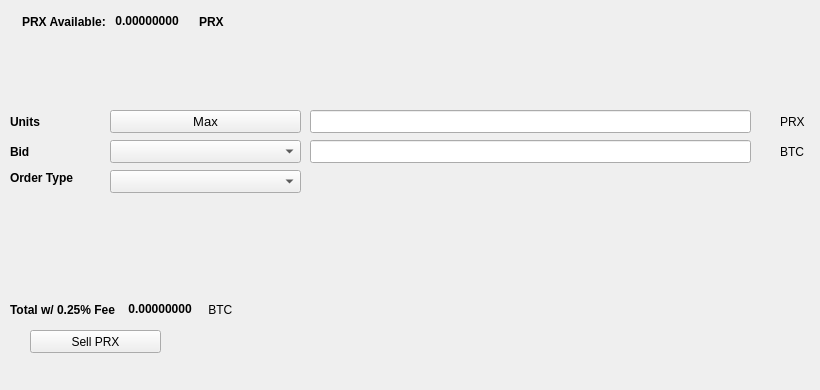
   <widget class="QWidget" name="SellTab">
    <attribute name="title">
     <string>Sell</string>
    </attribute>
    <widget class="QLabel" name="label_16">
     <property name="geometry">
      <rect>
       <x>780</x>
       <y>140</y>
       <width>31</width>
       <height>23</height>
      </rect>
     </property>
     <property name="text">
      <string>BTC</string>
     </property>
    </widget>
    <widget class="QComboBox" name="SellBidcomboBox">
     <property name="geometry">
      <rect>
       <x>110</x>
       <y>140</y>
       <width>191</width>
       <height>23</height>
      </rect>
     </property>
     <property name="font">
      <font>
       <pointsize>10</pointsize>
      </font>
     </property>
    </widget>
    <widget class="QLabel" name="label_18">
     <property name="geometry">
      <rect>
       <x>10</x>
       <y>110</y>
       <width>46</width>
       <height>23</height>
      </rect>
     </property>
     <property name="font">
      <font>
       <weight>75</weight>
       <bold>true</bold>
      </font>
     </property>
     <property name="text">
      <string>Units</string>
     </property>
    </widget>
    <widget class="QPushButton" name="Sell_Max_Amount">
     <property name="geometry">
      <rect>
       <x>110</x>
       <y>110</y>
       <width>191</width>
       <height>23</height>
      </rect>
     </property>
     <property name="font">
      <font>
       <pointsize>10</pointsize>
      </font>
     </property>
     <property name="text">
      <string>Max</string>
     </property>
    </widget>
    <widget class="QLabel" name="label_20">
     <property name="geometry">
      <rect>
       <x>10</x>
       <y>170</y>
       <width>91</width>
       <height>16</height>
      </rect>
     </property>
     <property name="font">
      <font>
       <weight>75</weight>
       <bold>true</bold>
      </font>
     </property>
     <property name="text">
      <string>Order Type</string>
     </property>
    </widget>
    <widget class="QComboBox" name="SellOrdertypeCombo">
     <property name="geometry">
      <rect>
       <x>110</x>
       <y>170</y>
       <width>191</width>
       <height>23</height>
      </rect>
     </property>
     <property name="font">
      <font>
       <pointsize>10</pointsize>
      </font>
     </property>
    </widget>
    <widget class="QLabel" name="label_21">
     <property name="geometry">
      <rect>
       <x>10</x>
       <y>140</y>
       <width>46</width>
       <height>23</height>
      </rect>
     </property>
     <property name="font">
      <font>
       <weight>75</weight>
       <bold>true</bold>
      </font>
     </property>
     <property name="text">
      <string>Bid</string>
     </property>
    </widget>
    <widget class="QLabel" name="label_22">
     <property name="geometry">
      <rect>
       <x>780</x>
       <y>110</y>
       <width>31</width>
       <height>23</height>
      </rect>
     </property>
     <property name="text">
      <string>PRX</string>
     </property>
    </widget>
    <widget class="QLineEdit" name="UnitsInputPRX">
     <property name="geometry">
      <rect>
       <x>310</x>
       <y>110</y>
       <width>441</width>
       <height>23</height>
      </rect>
     </property>
     <property name="font">
      <font>
       <pointsize>9</pointsize>
       <weight>75</weight>
       <bold>true</bold>
      </font>
     </property>
    </widget>
    <widget class="QLineEdit" name="SellBidPriceEdit">
     <property name="geometry">
      <rect>
       <x>310</x>
       <y>140</y>
       <width>441</width>
       <height>23</height>
      </rect>
     </property>
     <property name="font">
      <font>
       <pointsize>9</pointsize>
       <weight>75</weight>
       <bold>true</bold>
      </font>
     </property>
    </widget>
    <widget class="QPushButton" name="SellPRXBTN">
     <property name="geometry">
      <rect>
       <x>30</x>
       <y>330</y>
       <width>131</width>
       <height>23</height>
      </rect>
     </property>
     <property name="text">
      <string>Sell PRX</string>
     </property>
     <property name="icon">
      <iconset resource="../prius">
       <normaloff>:/icons/bitcoin</normaloff>:/icons/bitcoin</iconset>
     </property>
    </widget>
    <widget class="QWidget" name="layoutWidget3">
     <property name="geometry">
      <rect>
       <x>22</x>
       <y>12</y>
       <width>258</width>
       <height>19</height>
      </rect>
     </property>
     <layout class="QHBoxLayout" name="horizontalLayout">
      <item>
       <widget class="QLabel" name="label232_2">
        <property name="font">
         <font>
          <weight>75</weight>
          <bold>true</bold>
         </font>
        </property>
        <property name="text">
         <string>PRX Available:</string>
        </property>
       </widget>
      </item>
      <item>
       <widget class="QLabel" name="PRXAvailableLabel">
        <property name="palette">
         <palette>
          <active>
           <colorrole role="WindowText">
            <brush brushstyle="SolidPattern">
             <color alpha="255">
              <red>0</red>
              <green>0</green>
              <blue>0</blue>
             </color>
            </brush>
           </colorrole>
           <colorrole role="Button">
            <brush brushstyle="SolidPattern">
             <color alpha="255">
              <red>0</red>
              <green>170</green>
              <blue>0</blue>
             </color>
            </brush>
           </colorrole>
           <colorrole role="Light">
            <brush brushstyle="SolidPattern">
             <color alpha="255">
              <red>0</red>
              <green>255</green>
              <blue>0</blue>
             </color>
            </brush>
           </colorrole>
           <colorrole role="Midlight">
            <brush brushstyle="SolidPattern">
             <color alpha="255">
              <red>0</red>
              <green>212</green>
              <blue>0</blue>
             </color>
            </brush>
           </colorrole>
           <colorrole role="Dark">
            <brush brushstyle="SolidPattern">
             <color alpha="255">
              <red>0</red>
              <green>85</green>
              <blue>0</blue>
             </color>
            </brush>
           </colorrole>
           <colorrole role="Mid">
            <brush brushstyle="SolidPattern">
             <color alpha="255">
              <red>0</red>
              <green>113</green>
              <blue>0</blue>
             </color>
            </brush>
           </colorrole>
           <colorrole role="Text">
            <brush brushstyle="SolidPattern">
             <color alpha="255">
              <red>0</red>
              <green>170</green>
              <blue>0</blue>
             </color>
            </brush>
           </colorrole>
           <colorrole role="BrightText">
            <brush brushstyle="SolidPattern">
             <color alpha="255">
              <red>255</red>
              <green>255</green>
              <blue>255</blue>
             </color>
            </brush>
           </colorrole>
           <colorrole role="ButtonText">
            <brush brushstyle="SolidPattern">
             <color alpha="255">
              <red>0</red>
              <green>0</green>
              <blue>0</blue>
             </color>
            </brush>
           </colorrole>
           <colorrole role="Base">
            <brush brushstyle="SolidPattern">
             <color alpha="255">
              <red>255</red>
              <green>255</green>
              <blue>255</blue>
             </color>
            </brush>
           </colorrole>
           <colorrole role="Window">
            <brush brushstyle="SolidPattern">
             <color alpha="255">
              <red>0</red>
              <green>170</green>
              <blue>0</blue>
             </color>
            </brush>
           </colorrole>
           <colorrole role="Shadow">
            <brush brushstyle="SolidPattern">
             <color alpha="255">
              <red>0</red>
              <green>0</green>
              <blue>0</blue>
             </color>
            </brush>
           </colorrole>
           <colorrole role="AlternateBase">
            <brush brushstyle="SolidPattern">
             <color alpha="255">
              <red>127</red>
              <green>212</green>
              <blue>127</blue>
             </color>
            </brush>
           </colorrole>
           <colorrole role="ToolTipBase">
            <brush brushstyle="SolidPattern">
             <color alpha="255">
              <red>255</red>
              <green>255</green>
              <blue>220</blue>
             </color>
            </brush>
           </colorrole>
           <colorrole role="ToolTipText">
            <brush brushstyle="SolidPattern">
             <color alpha="255">
              <red>0</red>
              <green>0</green>
              <blue>0</blue>
             </color>
            </brush>
           </colorrole>
          </active>
          <inactive>
           <colorrole role="WindowText">
            <brush brushstyle="SolidPattern">
             <color alpha="255">
              <red>0</red>
              <green>0</green>
              <blue>0</blue>
             </color>
            </brush>
           </colorrole>
           <colorrole role="Button">
            <brush brushstyle="SolidPattern">
             <color alpha="255">
              <red>0</red>
              <green>170</green>
              <blue>0</blue>
             </color>
            </brush>
           </colorrole>
           <colorrole role="Light">
            <brush brushstyle="SolidPattern">
             <color alpha="255">
              <red>0</red>
              <green>255</green>
              <blue>0</blue>
             </color>
            </brush>
           </colorrole>
           <colorrole role="Midlight">
            <brush brushstyle="SolidPattern">
             <color alpha="255">
              <red>0</red>
              <green>212</green>
              <blue>0</blue>
             </color>
            </brush>
           </colorrole>
           <colorrole role="Dark">
            <brush brushstyle="SolidPattern">
             <color alpha="255">
              <red>0</red>
              <green>85</green>
              <blue>0</blue>
             </color>
            </brush>
           </colorrole>
           <colorrole role="Mid">
            <brush brushstyle="SolidPattern">
             <color alpha="255">
              <red>0</red>
              <green>113</green>
              <blue>0</blue>
             </color>
            </brush>
           </colorrole>
           <colorrole role="Text">
            <brush brushstyle="SolidPattern">
             <color alpha="255">
              <red>0</red>
              <green>170</green>
              <blue>0</blue>
             </color>
            </brush>
           </colorrole>
           <colorrole role="BrightText">
            <brush brushstyle="SolidPattern">
             <color alpha="255">
              <red>255</red>
              <green>255</green>
              <blue>255</blue>
             </color>
            </brush>
           </colorrole>
           <colorrole role="ButtonText">
            <brush brushstyle="SolidPattern">
             <color alpha="255">
              <red>0</red>
              <green>0</green>
              <blue>0</blue>
             </color>
            </brush>
           </colorrole>
           <colorrole role="Base">
            <brush brushstyle="SolidPattern">
             <color alpha="255">
              <red>255</red>
              <green>255</green>
              <blue>255</blue>
             </color>
            </brush>
           </colorrole>
           <colorrole role="Window">
            <brush brushstyle="SolidPattern">
             <color alpha="255">
              <red>0</red>
              <green>170</green>
              <blue>0</blue>
             </color>
            </brush>
           </colorrole>
           <colorrole role="Shadow">
            <brush brushstyle="SolidPattern">
             <color alpha="255">
              <red>0</red>
              <green>0</green>
              <blue>0</blue>
             </color>
            </brush>
           </colorrole>
           <colorrole role="AlternateBase">
            <brush brushstyle="SolidPattern">
             <color alpha="255">
              <red>127</red>
              <green>212</green>
              <blue>127</blue>
             </color>
            </brush>
           </colorrole>
           <colorrole role="ToolTipBase">
            <brush brushstyle="SolidPattern">
             <color alpha="255">
              <red>255</red>
              <green>255</green>
              <blue>220</blue>
             </color>
            </brush>
           </colorrole>
           <colorrole role="ToolTipText">
            <brush brushstyle="SolidPattern">
             <color alpha="255">
              <red>0</red>
              <green>0</green>
              <blue>0</blue>
             </color>
            </brush>
           </colorrole>
          </inactive>
          <disabled>
           <colorrole role="WindowText">
            <brush brushstyle="SolidPattern">
             <color alpha="255">
              <red>0</red>
              <green>85</green>
              <blue>0</blue>
             </color>
            </brush>
           </colorrole>
           <colorrole role="Button">
            <brush brushstyle="SolidPattern">
             <color alpha="255">
              <red>0</red>
              <green>170</green>
              <blue>0</blue>
             </color>
            </brush>
           </colorrole>
           <colorrole role="Light">
            <brush brushstyle="SolidPattern">
             <color alpha="255">
              <red>0</red>
              <green>255</green>
              <blue>0</blue>
             </color>
            </brush>
           </colorrole>
           <colorrole role="Midlight">
            <brush brushstyle="SolidPattern">
             <color alpha="255">
              <red>0</red>
              <green>212</green>
              <blue>0</blue>
             </color>
            </brush>
           </colorrole>
           <colorrole role="Dark">
            <brush brushstyle="SolidPattern">
             <color alpha="255">
              <red>0</red>
              <green>85</green>
              <blue>0</blue>
             </color>
            </brush>
           </colorrole>
           <colorrole role="Mid">
            <brush brushstyle="SolidPattern">
             <color alpha="255">
              <red>0</red>
              <green>113</green>
              <blue>0</blue>
             </color>
            </brush>
           </colorrole>
           <colorrole role="Text">
            <brush brushstyle="SolidPattern">
             <color alpha="255">
              <red>0</red>
              <green>85</green>
              <blue>0</blue>
             </color>
            </brush>
           </colorrole>
           <colorrole role="BrightText">
            <brush brushstyle="SolidPattern">
             <color alpha="255">
              <red>255</red>
              <green>255</green>
              <blue>255</blue>
             </color>
            </brush>
           </colorrole>
           <colorrole role="ButtonText">
            <brush brushstyle="SolidPattern">
             <color alpha="255">
              <red>0</red>
              <green>85</green>
              <blue>0</blue>
             </color>
            </brush>
           </colorrole>
           <colorrole role="Base">
            <brush brushstyle="SolidPattern">
             <color alpha="255">
              <red>0</red>
              <green>170</green>
              <blue>0</blue>
             </color>
            </brush>
           </colorrole>
           <colorrole role="Window">
            <brush brushstyle="SolidPattern">
             <color alpha="255">
              <red>0</red>
              <green>170</green>
              <blue>0</blue>
             </color>
            </brush>
           </colorrole>
           <colorrole role="Shadow">
            <brush brushstyle="SolidPattern">
             <color alpha="255">
              <red>0</red>
              <green>0</green>
              <blue>0</blue>
             </color>
            </brush>
           </colorrole>
           <colorrole role="AlternateBase">
            <brush brushstyle="SolidPattern">
             <color alpha="255">
              <red>0</red>
              <green>170</green>
              <blue>0</blue>
             </color>
            </brush>
           </colorrole>
           <colorrole role="ToolTipBase">
            <brush brushstyle="SolidPattern">
             <color alpha="255">
              <red>255</red>
              <green>255</green>
              <blue>220</blue>
             </color>
            </brush>
           </colorrole>
           <colorrole role="ToolTipText">
            <brush brushstyle="SolidPattern">
             <color alpha="255">
              <red>0</red>
              <green>0</green>
              <blue>0</blue>
             </color>
            </brush>
           </colorrole>
          </disabled>
         </palette>
        </property>
        <property name="font">
         <font>
          <weight>75</weight>
          <bold>true</bold>
         </font>
        </property>
        <property name="text">
         <string> 0.00000000 </string>
        </property>
        <property name="textInteractionFlags">
         <set>Qt::LinksAccessibleByMouse|Qt::TextSelectableByKeyboard|Qt::TextSelectableByMouse</set>
        </property>
       </widget>
      </item>
      <item>
       <widget class="QLabel" name="labelPRX">
        <property name="font">
         <font>
          <weight>75</weight>
          <bold>true</bold>
         </font>
        </property>
        <property name="text">
         <string>PRX</string>
        </property>
       </widget>
      </item>
     </layout>
    </widget>
    <widget class="QWidget" name="layoutWidget">
     <property name="geometry">
      <rect>
       <x>10</x>
       <y>300</y>
       <width>268</width>
       <height>19</height>
      </rect>
     </property>
     <layout class="QHBoxLayout" name="horizontalLayout_2">
      <item>
       <widget class="QLabel" name="label_19">
        <property name="font">
         <font>
          <weight>75</weight>
          <bold>true</bold>
         </font>
        </property>
        <property name="text">
         <string>Total w/ 0.25% Fee </string>
        </property>
       </widget>
      </item>
      <item>
       <widget class="QLabel" name="SellCostLabel">
        <property name="palette">
         <palette>
          <active>
           <colorrole role="WindowText">
            <brush brushstyle="SolidPattern">
             <color alpha="255">
              <red>0</red>
              <green>0</green>
              <blue>0</blue>
             </color>
            </brush>
           </colorrole>
           <colorrole role="Button">
            <brush brushstyle="SolidPattern">
             <color alpha="255">
              <red>0</red>
              <green>170</green>
              <blue>0</blue>
             </color>
            </brush>
           </colorrole>
           <colorrole role="Light">
            <brush brushstyle="SolidPattern">
             <color alpha="255">
              <red>0</red>
              <green>255</green>
              <blue>0</blue>
             </color>
            </brush>
           </colorrole>
           <colorrole role="Midlight">
            <brush brushstyle="SolidPattern">
             <color alpha="255">
              <red>0</red>
              <green>212</green>
              <blue>0</blue>
             </color>
            </brush>
           </colorrole>
           <colorrole role="Dark">
            <brush brushstyle="SolidPattern">
             <color alpha="255">
              <red>0</red>
              <green>85</green>
              <blue>0</blue>
             </color>
            </brush>
           </colorrole>
           <colorrole role="Mid">
            <brush brushstyle="SolidPattern">
             <color alpha="255">
              <red>0</red>
              <green>113</green>
              <blue>0</blue>
             </color>
            </brush>
           </colorrole>
           <colorrole role="Text">
            <brush brushstyle="SolidPattern">
             <color alpha="255">
              <red>0</red>
              <green>170</green>
              <blue>0</blue>
             </color>
            </brush>
           </colorrole>
           <colorrole role="BrightText">
            <brush brushstyle="SolidPattern">
             <color alpha="255">
              <red>255</red>
              <green>255</green>
              <blue>255</blue>
             </color>
            </brush>
           </colorrole>
           <colorrole role="ButtonText">
            <brush brushstyle="SolidPattern">
             <color alpha="255">
              <red>0</red>
              <green>0</green>
              <blue>0</blue>
             </color>
            </brush>
           </colorrole>
           <colorrole role="Base">
            <brush brushstyle="SolidPattern">
             <color alpha="255">
              <red>255</red>
              <green>255</green>
              <blue>255</blue>
             </color>
            </brush>
           </colorrole>
           <colorrole role="Window">
            <brush brushstyle="SolidPattern">
             <color alpha="255">
              <red>0</red>
              <green>170</green>
              <blue>0</blue>
             </color>
            </brush>
           </colorrole>
           <colorrole role="Shadow">
            <brush brushstyle="SolidPattern">
             <color alpha="255">
              <red>0</red>
              <green>0</green>
              <blue>0</blue>
             </color>
            </brush>
           </colorrole>
           <colorrole role="AlternateBase">
            <brush brushstyle="SolidPattern">
             <color alpha="255">
              <red>127</red>
              <green>212</green>
              <blue>127</blue>
             </color>
            </brush>
           </colorrole>
           <colorrole role="ToolTipBase">
            <brush brushstyle="SolidPattern">
             <color alpha="255">
              <red>255</red>
              <green>255</green>
              <blue>220</blue>
             </color>
            </brush>
           </colorrole>
           <colorrole role="ToolTipText">
            <brush brushstyle="SolidPattern">
             <color alpha="255">
              <red>0</red>
              <green>0</green>
              <blue>0</blue>
             </color>
            </brush>
           </colorrole>
          </active>
          <inactive>
           <colorrole role="WindowText">
            <brush brushstyle="SolidPattern">
             <color alpha="255">
              <red>0</red>
              <green>0</green>
              <blue>0</blue>
             </color>
            </brush>
           </colorrole>
           <colorrole role="Button">
            <brush brushstyle="SolidPattern">
             <color alpha="255">
              <red>0</red>
              <green>170</green>
              <blue>0</blue>
             </color>
            </brush>
           </colorrole>
           <colorrole role="Light">
            <brush brushstyle="SolidPattern">
             <color alpha="255">
              <red>0</red>
              <green>255</green>
              <blue>0</blue>
             </color>
            </brush>
           </colorrole>
           <colorrole role="Midlight">
            <brush brushstyle="SolidPattern">
             <color alpha="255">
              <red>0</red>
              <green>212</green>
              <blue>0</blue>
             </color>
            </brush>
           </colorrole>
           <colorrole role="Dark">
            <brush brushstyle="SolidPattern">
             <color alpha="255">
              <red>0</red>
              <green>85</green>
              <blue>0</blue>
             </color>
            </brush>
           </colorrole>
           <colorrole role="Mid">
            <brush brushstyle="SolidPattern">
             <color alpha="255">
              <red>0</red>
              <green>113</green>
              <blue>0</blue>
             </color>
            </brush>
           </colorrole>
           <colorrole role="Text">
            <brush brushstyle="SolidPattern">
             <color alpha="255">
              <red>0</red>
              <green>170</green>
              <blue>0</blue>
             </color>
            </brush>
           </colorrole>
           <colorrole role="BrightText">
            <brush brushstyle="SolidPattern">
             <color alpha="255">
              <red>255</red>
              <green>255</green>
              <blue>255</blue>
             </color>
            </brush>
           </colorrole>
           <colorrole role="ButtonText">
            <brush brushstyle="SolidPattern">
             <color alpha="255">
              <red>0</red>
              <green>0</green>
              <blue>0</blue>
             </color>
            </brush>
           </colorrole>
           <colorrole role="Base">
            <brush brushstyle="SolidPattern">
             <color alpha="255">
              <red>255</red>
              <green>255</green>
              <blue>255</blue>
             </color>
            </brush>
           </colorrole>
           <colorrole role="Window">
            <brush brushstyle="SolidPattern">
             <color alpha="255">
              <red>0</red>
              <green>170</green>
              <blue>0</blue>
             </color>
            </brush>
           </colorrole>
           <colorrole role="Shadow">
            <brush brushstyle="SolidPattern">
             <color alpha="255">
              <red>0</red>
              <green>0</green>
              <blue>0</blue>
             </color>
            </brush>
           </colorrole>
           <colorrole role="AlternateBase">
            <brush brushstyle="SolidPattern">
             <color alpha="255">
              <red>127</red>
              <green>212</green>
              <blue>127</blue>
             </color>
            </brush>
           </colorrole>
           <colorrole role="ToolTipBase">
            <brush brushstyle="SolidPattern">
             <color alpha="255">
              <red>255</red>
              <green>255</green>
              <blue>220</blue>
             </color>
            </brush>
           </colorrole>
           <colorrole role="ToolTipText">
            <brush brushstyle="SolidPattern">
             <color alpha="255">
              <red>0</red>
              <green>0</green>
              <blue>0</blue>
             </color>
            </brush>
           </colorrole>
          </inactive>
          <disabled>
           <colorrole role="WindowText">
            <brush brushstyle="SolidPattern">
             <color alpha="255">
              <red>0</red>
              <green>85</green>
              <blue>0</blue>
             </color>
            </brush>
           </colorrole>
           <colorrole role="Button">
            <brush brushstyle="SolidPattern">
             <color alpha="255">
              <red>0</red>
              <green>170</green>
              <blue>0</blue>
             </color>
            </brush>
           </colorrole>
           <colorrole role="Light">
            <brush brushstyle="SolidPattern">
             <color alpha="255">
              <red>0</red>
              <green>255</green>
              <blue>0</blue>
             </color>
            </brush>
           </colorrole>
           <colorrole role="Midlight">
            <brush brushstyle="SolidPattern">
             <color alpha="255">
              <red>0</red>
              <green>212</green>
              <blue>0</blue>
             </color>
            </brush>
           </colorrole>
           <colorrole role="Dark">
            <brush brushstyle="SolidPattern">
             <color alpha="255">
              <red>0</red>
              <green>85</green>
              <blue>0</blue>
             </color>
            </brush>
           </colorrole>
           <colorrole role="Mid">
            <brush brushstyle="SolidPattern">
             <color alpha="255">
              <red>0</red>
              <green>113</green>
              <blue>0</blue>
             </color>
            </brush>
           </colorrole>
           <colorrole role="Text">
            <brush brushstyle="SolidPattern">
             <color alpha="255">
              <red>0</red>
              <green>85</green>
              <blue>0</blue>
             </color>
            </brush>
           </colorrole>
           <colorrole role="BrightText">
            <brush brushstyle="SolidPattern">
             <color alpha="255">
              <red>255</red>
              <green>255</green>
              <blue>255</blue>
             </color>
            </brush>
           </colorrole>
           <colorrole role="ButtonText">
            <brush brushstyle="SolidPattern">
             <color alpha="255">
              <red>0</red>
              <green>85</green>
              <blue>0</blue>
             </color>
            </brush>
           </colorrole>
           <colorrole role="Base">
            <brush brushstyle="SolidPattern">
             <color alpha="255">
              <red>0</red>
              <green>170</green>
              <blue>0</blue>
             </color>
            </brush>
           </colorrole>
           <colorrole role="Window">
            <brush brushstyle="SolidPattern">
             <color alpha="255">
              <red>0</red>
              <green>170</green>
              <blue>0</blue>
             </color>
            </brush>
           </colorrole>
           <colorrole role="Shadow">
            <brush brushstyle="SolidPattern">
             <color alpha="255">
              <red>0</red>
              <green>0</green>
              <blue>0</blue>
             </color>
            </brush>
           </colorrole>
           <colorrole role="AlternateBase">
            <brush brushstyle="SolidPattern">
             <color alpha="255">
              <red>0</red>
              <green>170</green>
              <blue>0</blue>
             </color>
            </brush>
           </colorrole>
           <colorrole role="ToolTipBase">
            <brush brushstyle="SolidPattern">
             <color alpha="255">
              <red>255</red>
              <green>255</green>
              <blue>220</blue>
             </color>
            </brush>
           </colorrole>
           <colorrole role="ToolTipText">
            <brush brushstyle="SolidPattern">
             <color alpha="255">
              <red>0</red>
              <green>0</green>
              <blue>0</blue>
             </color>
            </brush>
           </colorrole>
          </disabled>
         </palette>
        </property>
        <property name="font">
         <font>
          <weight>75</weight>
          <bold>true</bold>
         </font>
        </property>
        <property name="autoFillBackground">
         <bool>false</bool>
        </property>
        <property name="text">
         <string> 0.00000000</string>
        </property>
        <property name="textInteractionFlags">
         <set>Qt::LinksAccessibleByMouse|Qt::TextSelectableByMouse</set>
        </property>
       </widget>
      </item>
      <item>
       <widget class="QLabel" name="label_17">
        <property name="font">
         <font>
          <weight>50</weight>
          <bold>false</bold>
         </font>
        </property>
        <property name="text">
         <string> BTC</string>
        </property>
       </widget>
      </item>
     </layout>
    </widget>
    <widget class="QLabel" name="label_23">
     <property name="geometry">
      <rect>
       <x>460</x>
       <y>300</y>
       <width>281</width>
       <height>81</height>
      </rect>
     </property>
     <property name="text">
      <string/>
     </property>
     <property name="pixmap">
      <pixmap>:/images/bittrex</pixmap>
     </property>
    </widget>
   </widget>
